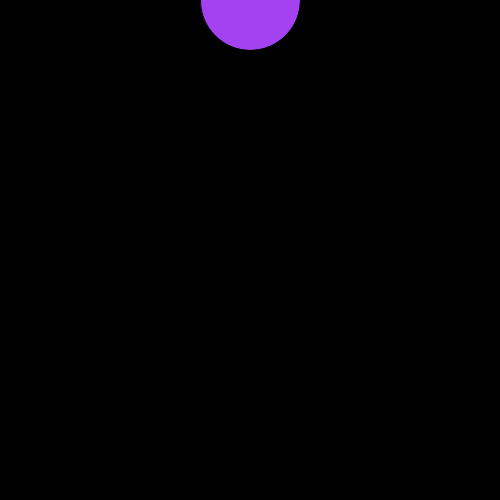
Frame 1 (no input)
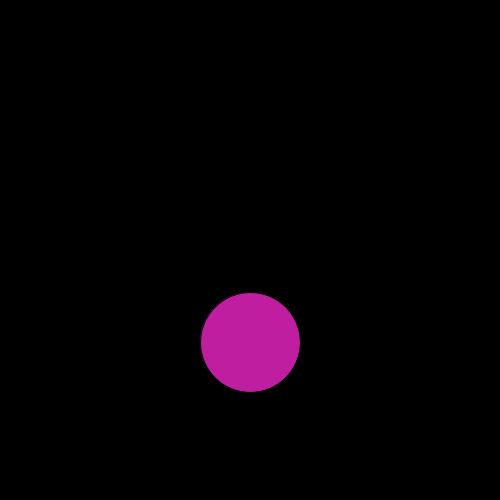
Frame 60 (the mouse pressed at the canvas centre just before this capture)
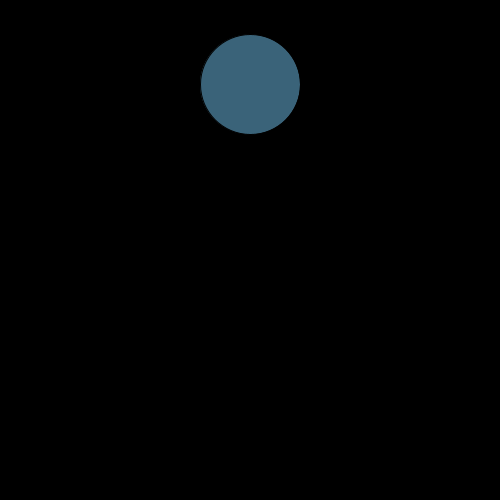
Frame 120 (the mouse held since frame 60 and released just before this capture)

The Processing sketch that drew these frames (run headless with seeded random() and noise(); from frame 60 on, the mouse is pressed at the canvas centre):

// Processing sketch: Question_5
// ── Question_5.pde
float x=250;
float y=0;

float speed = 0;
float gravity=0.2;

void setup() {
  size(500, 500);
}

void draw() {


  background(0);
  fill(random(255), random(255), random(255));
  ellipseMode(CENTER);
  ellipse(x, y, 100, 100);

  y=y+speed;

  speed=speed+gravity;

  if (y>height) {

    speed=speed*-.95;
  }
}
